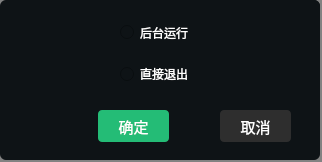
<?xml version="1.0" encoding="UTF-8"?>
<ui version="4.0">
 <class>close_or_hide</class>
 <widget class="QDialog" name="close_or_hide">
  <property name="geometry">
   <rect>
    <x>0</x>
    <y>0</y>
    <width>322</width>
    <height>162</height>
   </rect>
  </property>
  <property name="windowTitle">
   <string>Dialog</string>
  </property>
  <property name="styleSheet">
   <string notr="true">background-color: rgb(130, 130, 130);</string>
  </property>
  <widget class="QWidget" name="widget" native="true">
   <property name="geometry">
    <rect>
     <x>0</x>
     <y>0</y>
     <width>320</width>
     <height>160</height>
    </rect>
   </property>
   <property name="styleSheet">
    <string notr="true">background-color: rgba(14,19,22,1);
border-radius: 6px;</string>
   </property>
   <widget class="QPushButton" name="closebtn">
    <property name="geometry">
     <rect>
      <x>290</x>
      <y>0</y>
      <width>30</width>
      <height>30</height>
     </rect>
    </property>
    <property name="styleSheet">
     <string notr="true">border-image: url(:/image/close_light.png);
</string>
    </property>
    <property name="text">
     <string/>
    </property>
   </widget>
   <widget class="QPushButton" name="surebtn">
    <property name="geometry">
     <rect>
      <x>98</x>
      <y>110</y>
      <width>71</width>
      <height>32</height>
     </rect>
    </property>
    <property name="styleSheet">
     <string notr="true">QPushButton{color: rgb(255, 255, 255);
background-color: rgba(39,207,129,0.9);
 border-radius:4px;
font: 11pt ;}
QPushButton:hover{background-color: rgb(27, 143, 89);}
</string>
    </property>
    <property name="text">
     <string>确定</string>
    </property>
   </widget>
   <widget class="QPushButton" name="cancelbtn">
    <property name="geometry">
     <rect>
      <x>220</x>
      <y>110</y>
      <width>71</width>
      <height>32</height>
     </rect>
    </property>
    <property name="styleSheet">
     <string notr="true">QPushButton{
font: 11pt ;
color: rgb(255, 255, 255);
background:rgba(46,46,46,1);
border-radius:4px;}
QPushButton:hover{background:rgba(143, 97, 47, 0.1)}</string>
    </property>
    <property name="text">
     <string>取消</string>
    </property>
   </widget>
   <widget class="QLabel" name="label_6">
    <property name="geometry">
     <rect>
      <x>20</x>
      <y>30</y>
      <width>51</width>
      <height>51</height>
     </rect>
    </property>
    <property name="styleSheet">
     <string notr="true">border-image: url(:/image/aptdaemon-error.png);</string>
    </property>
    <property name="text">
     <string/>
    </property>
   </widget>
   <widget class="QRadioButton" name="radioButton">
    <property name="geometry">
     <rect>
      <x>120</x>
      <y>17</y>
      <width>131</width>
      <height>31</height>
     </rect>
    </property>
    <property name="styleSheet">
     <string notr="true">color: rgb(255, 255, 255);
font: 25 14pt &quot;Noto Sans CJK SC&quot;;</string>
    </property>
    <property name="text">
     <string>后台运行</string>
    </property>
   </widget>
   <widget class="QRadioButton" name="radioButton_2">
    <property name="geometry">
     <rect>
      <x>120</x>
      <y>60</y>
      <width>108</width>
      <height>28</height>
     </rect>
    </property>
    <property name="styleSheet">
     <string notr="true">color: rgb(255, 255, 255);
font: 25 14pt &quot;Noto Sans CJK SC&quot;;</string>
    </property>
    <property name="text">
     <string>直接退出</string>
    </property>
   </widget>
  </widget>
 </widget>
 <resources/>
 <connections/>
</ui>
